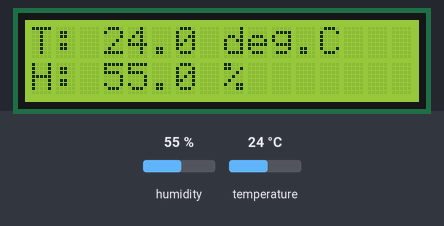
Simulated run of this program. Board: ESP32 board running MicroPython. Shown: 16×2 character LCD. The test bench sets the inputs (shaded band); at power-on: humidity 55 %, temperature 24 °C. Library files of the repository ran but are not shown: lcd_pcf8574.py.

Above: at 4.6 s.
4.7 s: humidity set to 22 %
At 9.3 s:
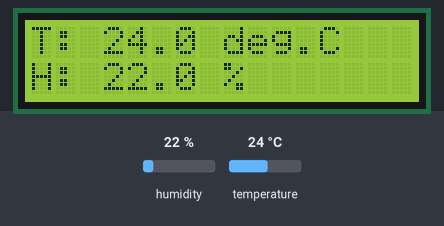
13.6 s: temperature set to 12 °C
At 16.6 s:
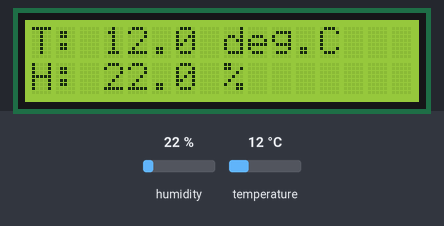
21.5 s: humidity set to 40 %
At 25.1 s:
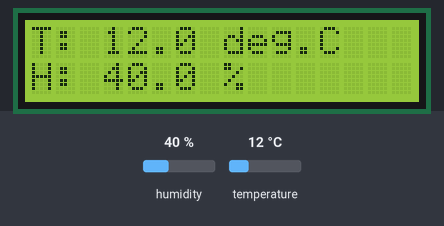
29.5 s: temperature set to 19 °C
At 32.4 s:
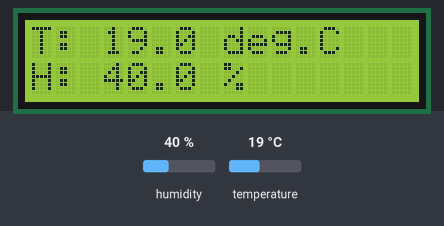
Timing chart, 0 to 33.9 s (numbered marks = the images above; inputs shaded):
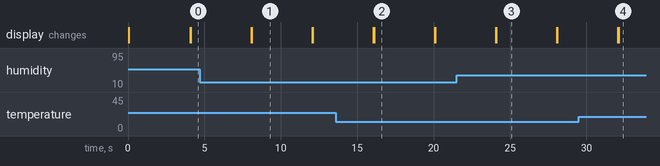

Measured:
- after the input at 4.7 s, the display: first differs from a run without the input after 3.4 s (image 1)
- after the input at 13.6 s, the display: first differs from a run without the input after 2.5 s (image 2)
- after the input at 21.5 s, the display: first differs from a run without the input after 2.6 s (image 3)
- after the input at 29.5 s, the display: first differs from a run without the input after 2.6 s (image 4)
- what the display in image 1 shows lasts 4.0 s, from 8.1 s to 12.1 s

The program:

lcd16x2_pcf8574_demo-1.py
```python
# file: lcd16x2_pcf8574_demo-1.py
# date: 2020-04-23

import machine
import utime as time
from lcd_pcf8574 import LCD
import dht

# create a DHT22 object
dht22 = dht.DHT22( machine.Pin(23) )

# Use GPIO22=SCL, GPIO21=SDA
i2c_bus = 0 # use bus 0 or 1
i2c = machine.I2C( i2c_bus, freq=400000,
    scl=machine.Pin(22), sda=machine.Pin(21) )

# use I2C address = 0x3f
lcd = LCD(i2c, 0x3f)
lcd.clear() # clear display
lcd.goto_line( 0 ) # goto the first line
lcd.print('MicroPython...')
lcd.goto_line( 1 ) # goto the second line
lcd.print('DHT2 + LCD I2C')

try:
    saved_time = time.ticks_ms()
    state = 0
    while True:
        now = time.ticks_ms()
        if time.ticks_diff(now,saved_time) < 2000:
            continue
        saved_time = now
        if state == 0:
            try:
                dht22.measure()
            except OSError:
                print('DHT22 error')
                break
            state = 1
        else:
            t = dht22.temperature()
            h = dht22.humidity()
            lcd.clear()
            lcd.goto_line( 0 )
            lcd.print('T: {:.1f} deg.C'.format(t) )
            lcd.goto_line( 1 )
            lcd.print('H: {:.1f} %'.format(h) )
            state = 0

except KeyboardInterrupt:
    pass
finally:
    print('Done')
```
